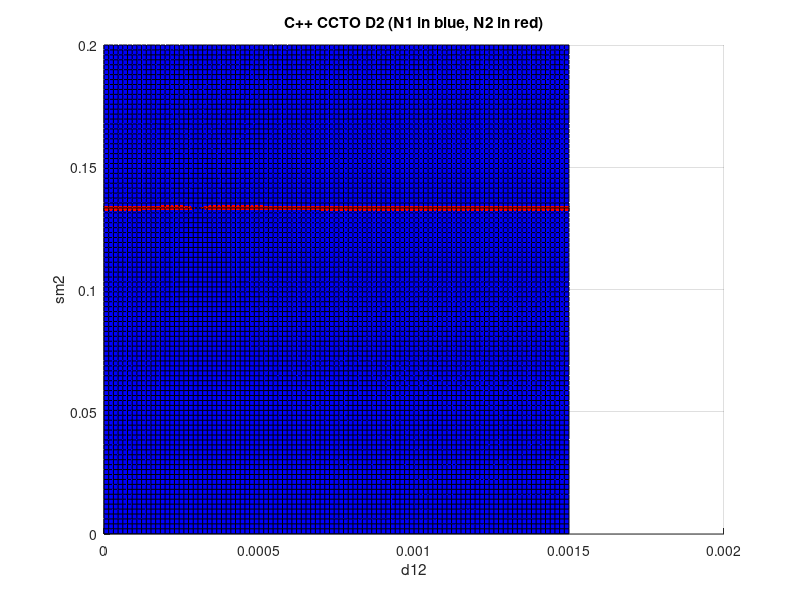

Here is the MATLAB script that generated this plot:
function plot_cpp_cctoD2()    
    d12 = linspace(0, 0.0015, 100);
    sm2 = linspace(0.0001, 0.2, 100);
    
    N1_ans = dlmread('c++_cctoD2_N1.txt');
    N2_ans = dlmread('c++_cctoD2_N2.txt');    

    
    figure;
    hold on;
    grid on;
    surf(d12, sm2, N1_ans, 'FaceColor', [0 0 1]);
    surf(d12, sm2, N2_ans, 'FaceColor', [1 0 0]);
    title('C++ CCTO D2 (N1 in blue, N2 in red)');
    xlabel('d12');
    ylabel('sm2');

    
    saveas(gcf, 'fig_cpp_cctoD2.jpg');

    
    
end
